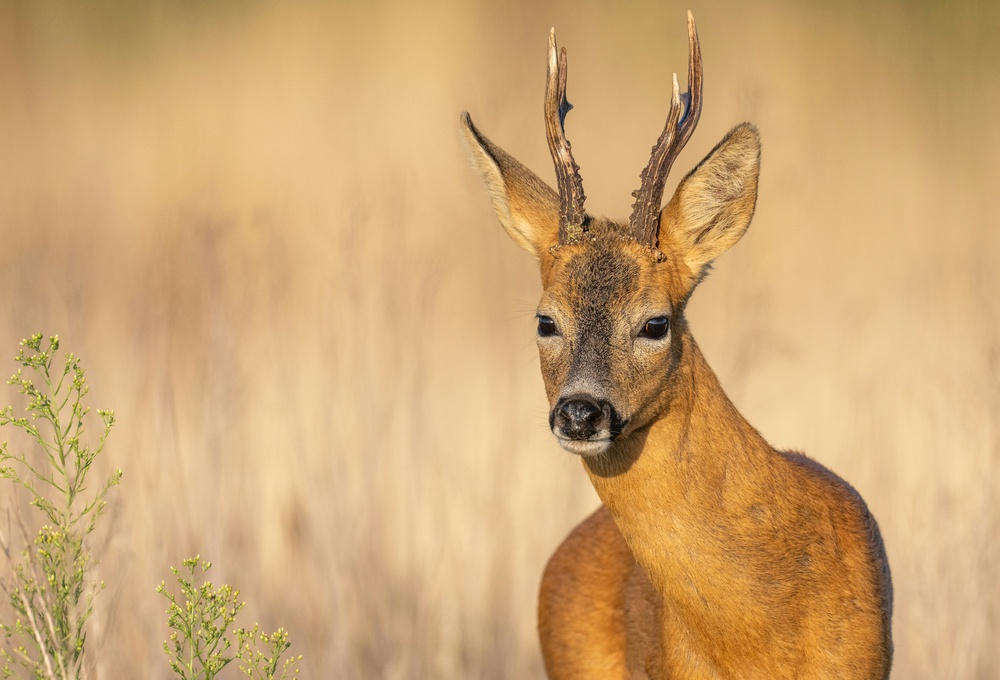
#> input picture images/deer.jpg, 1000 x 680 px, shrunk from 5642 x 3837 before the run, found by its file name
$ python custom_filter2d.py
#> lines starting #> are read from the running program, lines starting #| are printed output that depends on the picture
import numpy as np
import cv2
import os
import matplotlib.pyplot as plt


def conv2d(image, kernel, mode="same"):
    image = np.array(image, dtype=np.float32)
    kernel = np.array(kernel, dtype=np.float32)
    kh, kw = kernel.shape
    ih, iw = image.shape

    kernel = np.flipud(np.fliplr(kernel))

    if mode == "same":
        pad_h = kh // 2
        pad_w = kw // 2
        padded = np.pad(
            image, ((pad_h, pad_h), (pad_w, pad_w)), mode="constant", constant_values=0
        )
    elif mode == "valid":
        padded = image
    else:
        raise ValueError("Mode must be 'same' or 'valid'")

    ph, pw = padded.shape
    oh = ph - kh + 1
    ow = pw - kw + 1
    output = np.zeros((oh, ow), dtype=np.float32)

    for i in range(oh):
        for j in range(ow):
            region = padded[i : i + kh, j : j + kw]
            output[i, j] = np.sum(region * kernel)

    return output


avg_kernel = np.ones((3, 3), dtype=np.float32) / 9
sobel_x = np.array([[-1, 0, 1], [-2, 0, 2], [-1, 0, 1]], dtype=np.float32)
sobel_y = np.array([[-1, -2, -1], [0, 0, 0], [1, 2, 1]], dtype=np.float32)
prewitt_x = np.array([[-1, 0, 1], [-1, 0, 1], [-1, 0, 1]], dtype=np.float32)
prewitt_y = np.array([[-1, -1, -1], [0, 0, 0], [1, 1, 1]], dtype=np.float32)
scharr_x = np.array([[-3, 0, 3], [-10, 0, 10], [-3, 0, 3]], dtype=np.float32)
scharr_y = np.array([[-3, -10, -3], [0, 0, 0], [3, 10, 3]], dtype=np.float32)
laplace_kernel = np.array([[0, 1, 0], [1, -4, 1], [0, 1, 0]], dtype=np.float32)
custom1 = np.array([[0, 1, 0], [1, -1, 1], [0, 1, 0]], dtype=np.float32)
custom2 = np.array([[1, 0, -1], [0, 0, 0], [-1, 0, 1]], dtype=np.float32)
custom3 = np.array([[0, -1, 0], [-1, 5, -1], [0, -1, 0]], dtype=np.float32)
custom4 = np.array([[-2, -1, 0], [-1, 1, 1], [0, 1, 2]], dtype=np.float32)

kernels = {
    "average": avg_kernel,
    "sobel_x": sobel_x,
    "sobel_y": sobel_y,
    "prewitt_x": prewitt_x,
    "prewitt_y": prewitt_y,
    "scharr_x": scharr_x,
    "scharr_y": scharr_y,
    "laplace": laplace_kernel,
    "custom1": custom1,
    "custom2": custom2,
    "custom3": custom3,
    "custom4": custom4,
}


image_path = "images/deer.jpg"
img = cv2.imread(image_path, cv2.IMREAD_GRAYSCALE)
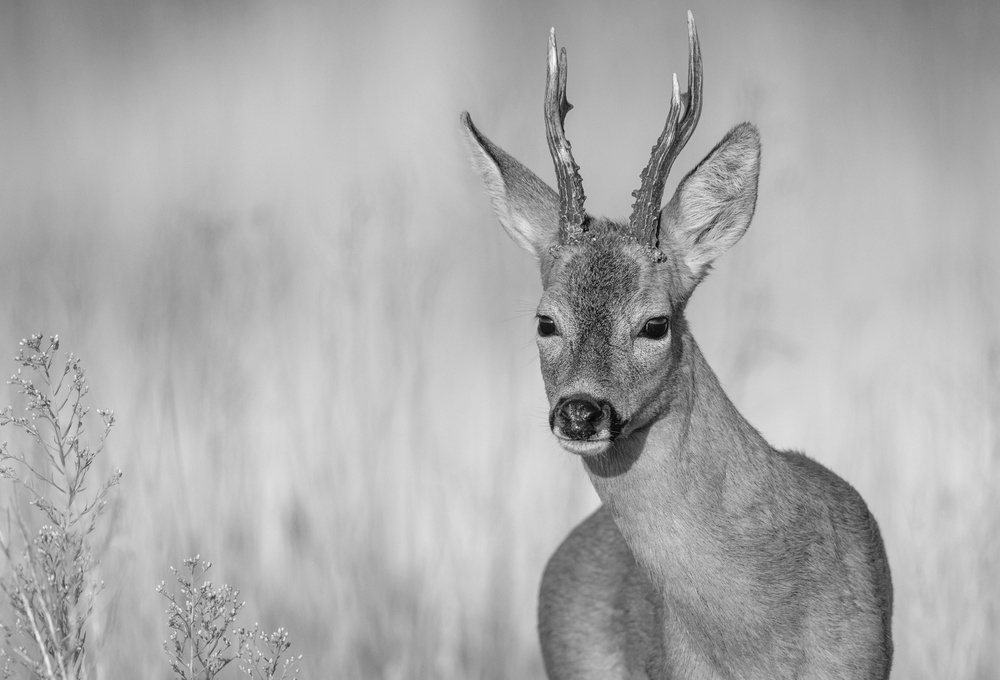
#> img: shape (680, 1000); min 2, max 255, mean 172

scale_percent = 30
width = int(img.shape[1] * scale_percent / 100)
#> width = 300
height = int(img.shape[0] * scale_percent / 100)
#> height = 204
img_resized = cv2.resize(img, (width, height), interpolation=cv2.INTER_AREA)


fig, axes = plt.subplots(3, 5, figsize=(20, 12))
axes = axes.flatten()

for idx, (name, k) in enumerate(kernels.items()):
    filtered = conv2d(img_resized, k, mode="same")
    filtered_norm = cv2.normalize(filtered, None, 0, 255, cv2.NORM_MINMAX).astype(
        np.uint8
    )

    axes[idx].imshow(filtered_norm, cmap="gray")
    axes[idx].set_title(name)
    axes[idx].axis("off")
#> this loop made 12 passes
#> pass 1, in conv2d, `padded = np.pad( image, ((pad_h, pad_h), (pad_w, pad_w)), mode="consta..`:
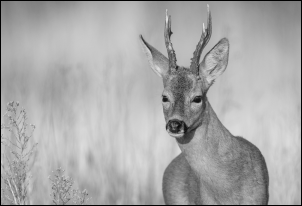
#> padded: shape (206, 302) float32; min 0, max 225, mean 169.2
#> pass 1, `filtered = conv2d(img_resized, k, mode="same")`:
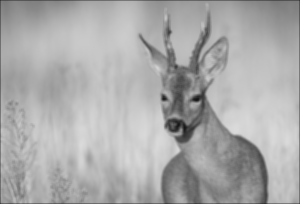
#> filtered: shape (204, 300) float32; min 20.11, max 218.8, mean 171.2
#> pass 1, `filtered_norm = cv2.normalize(filtered, None, 0, 255, cv2.NORM_MINMAX)..`:
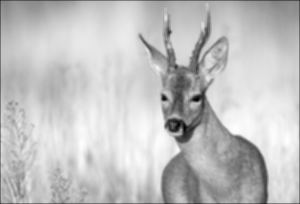
#> filtered_norm: shape (204, 300); min 0, max 255, mean 193.4
#> after the loop:
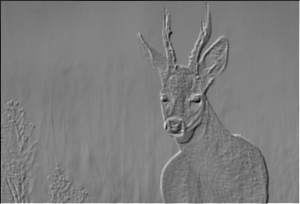
#> filtered: shape (204, 300) float32; min -481, max 842, mean 171.8; drawn with min black and max white

plt.tight_layout()
plt.savefig("images/output/filtered_kernels_same_mode.png", dpi=300)
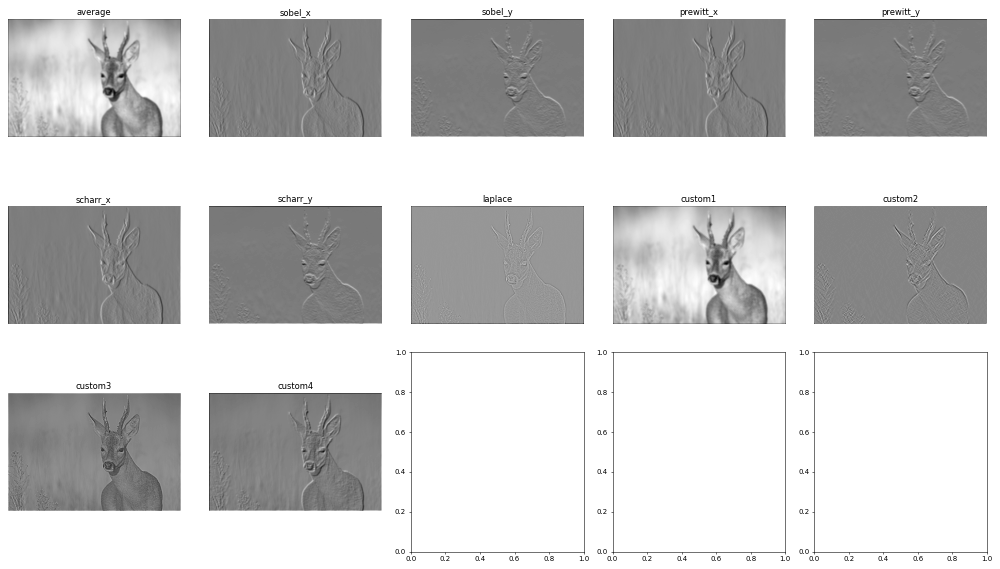
#> figure drawn by matplotlib, 12 panels
plt.show()
print("All filtered images saved in 'images/output/filtered_kernels_same_mode.png'.")

$ run again, with images/flower.jpg copied over images/deer.jpg
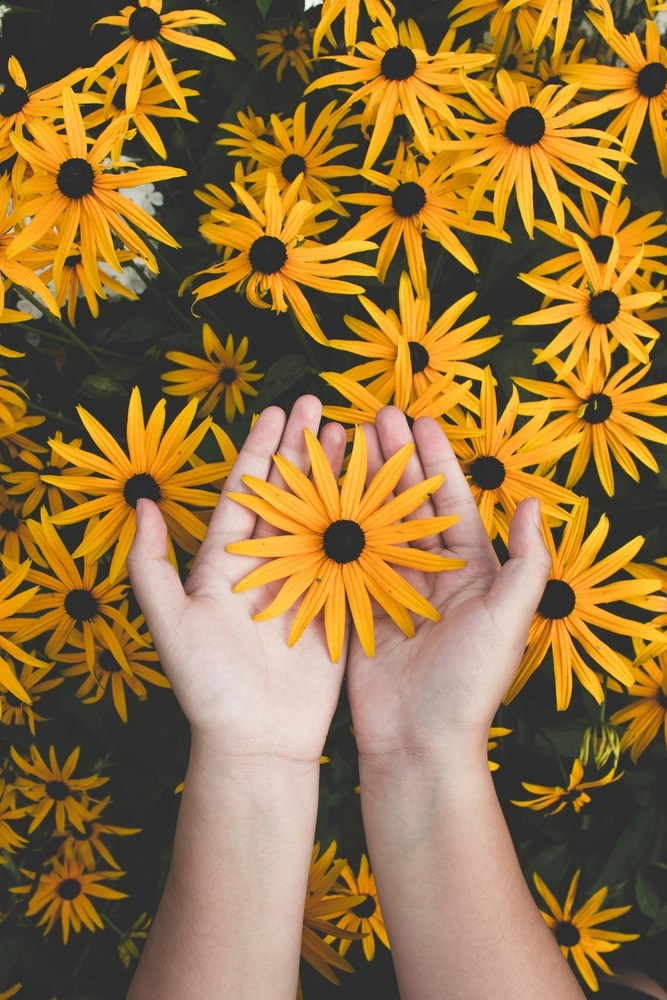
#> input picture images/flower.jpg, 667 x 1000 px, shrunk from 3456 x 5184 before the run, found by its file name
#> the loop `for idx, (name, k) in enumerate(kernels.items()):` made 12 passes
#> pass 1, `filtered_norm = cv2.normalize(filtered, None, 0, 255, cv2.NORM_MINMAX)..`:
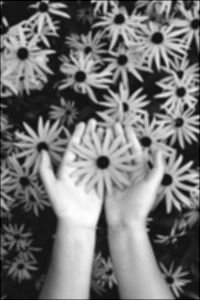
#> filtered_norm: shape (300, 200); min 0, max 255, mean 116.8
#> after the loop `for idx, (name, k) in enumerate(kernels.items()):`:
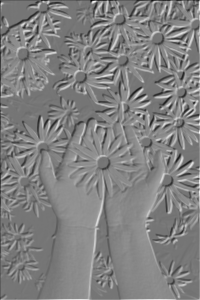
#> filtered: shape (300, 200) float32; min -681, max 892, mean 119; drawn with min black and max white
